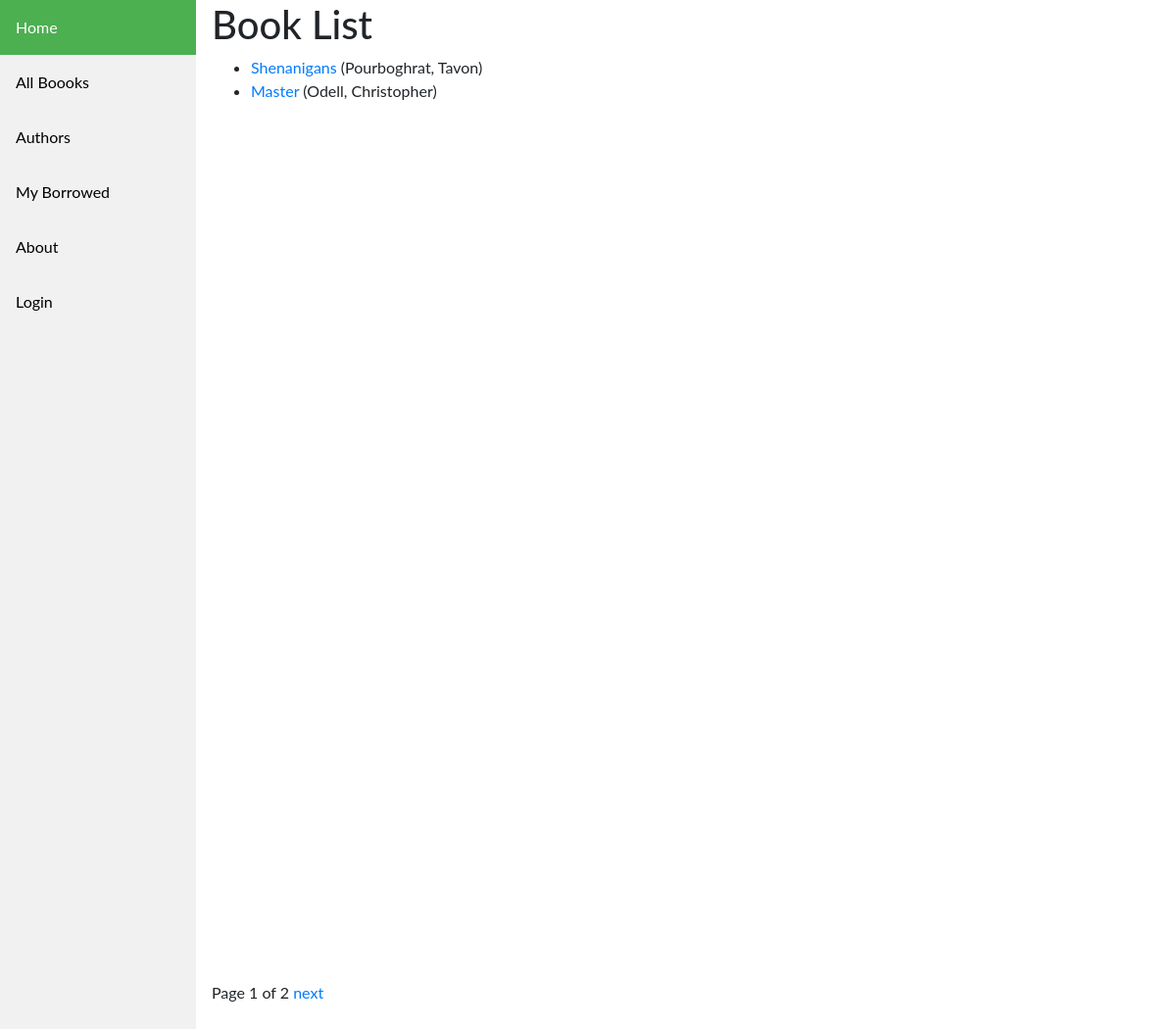
/catalog/books/, run on the app's committed database.
### catalog/models.py (models this page shows, shortened)
class Book(models.Model):
    title = models.CharField(max_length=200)
    author = models.ForeignKey('Author', on_delete=models.SET_NULL, null=True)
    summary = models.TextField(max_length=1000, help_text='Enter a brief description of the book')
    isbn = models.CharField('ISBN', max_length=13, help_text='13 Character <a href="https://www.isbn-international.org/content/what-isbn">ISBN number</a>')
    genre = models.ManyToManyField(Genre, help_text='Select a genre for this book')
    language = models.ForeignKey('Language', on_delete=models.SET_NULL, null=True)
    def get_absolute_url(self):
        return reverse('book-detail', args=[str(self.id)])
    def display_genre(self):
        """Create a string for the Genre. This is required to display genre in Admin."""
        return ', '.join(genre.name for genre in self.genre.all()[:3])
    display_genre.short_description = 'Genre'

class Author(models.Model):
    first_name = models.CharField(max_length=100)
    last_name = models.CharField(max_length=100)
    date_of_birth = models.DateField(null=True, blank=True)
    date_of_death = models.DateField('Died', null=True, blank=True)
    class Meta:
        ordering = ['last_name', 'first_name']
    def __str__(self):
        return f'{self.last_name}, {self.first_name}'

### catalog/views.py (the view)
# urls.py: path('books/', views.BookListView.as_view(), name='books'),
class BookListView(generic.ListView):
    model = Book
    paginate_by = 2

### catalog/templates/catalog/book_list.html
{% extends "catalog/base_generic.html" %} {% block content %}
<h1>Book List</h1>
{% if book_list %}
<ul>
  {% for book in book_list %}
  <li>
    <a href="{{ book.get_absolute_url }}">{{ book.title }}</a> ({{book.author}})
  </li>
  {% endfor %}
</ul>
{% else %}
<p>There are no books in the library.</p>
{% endif %} {% endblock %}

### catalog/static/css/styles.css (style rules this page uses)
body { margin: 0; font-family: "Lato", sans-serif; }

### data on the page
Book: title "Shenanigans", author "Pourboghrat, Tavon"
Book: title "Master", author "Odell, Christopher"

### other printed values
{{ page_obj.number }} "1"
{{ page_obj.paginator.num_pages }} "2"
